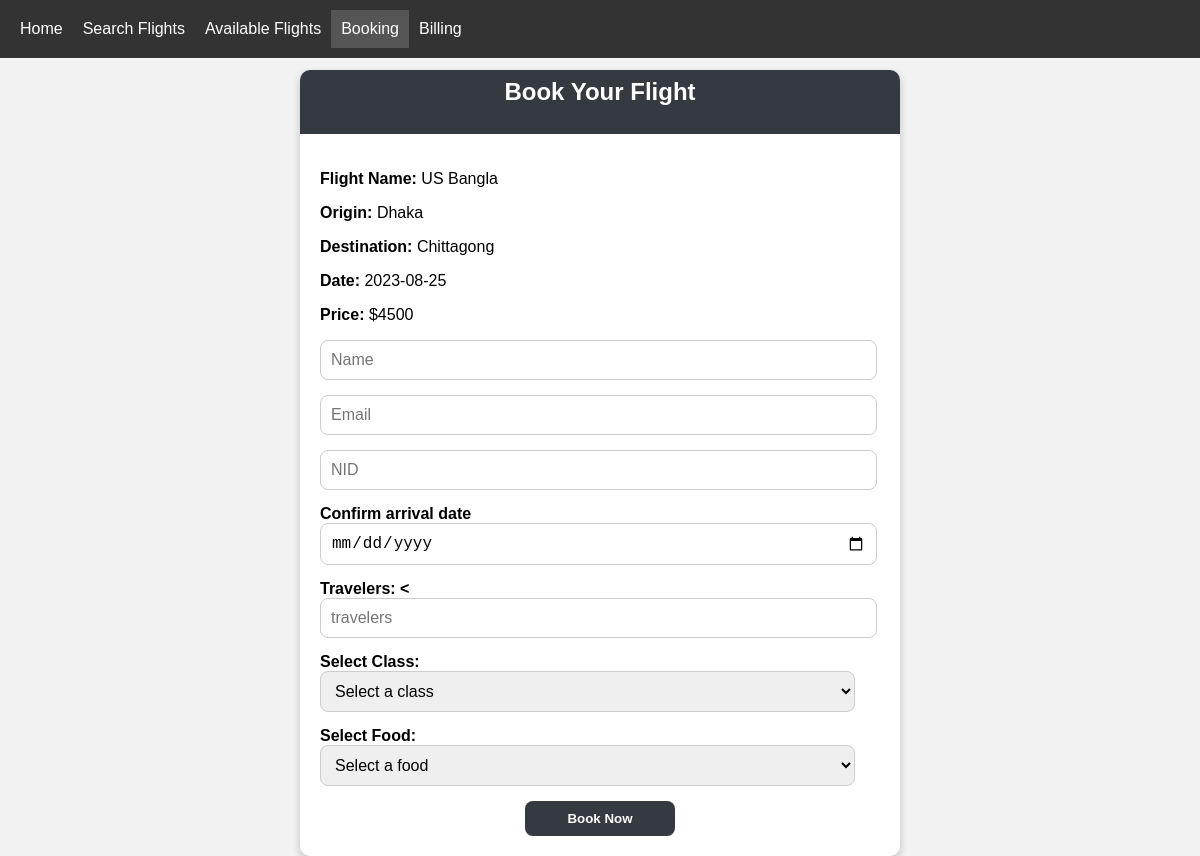
/book_flight.php?flight_id=UB1, run on the app's committed database.
### tables this page shows
CREATE TABLE `flights_origin_destination` (
  `origin` varchar(100) NOT NULL,
  `destination` varchar(100) NOT NULL,
  `date` varchar(100) NOT NULL,
  `flight_name` varchar(100) NOT NULL,
  `flight_id` varchar(50) NOT NULL,
  `price` int(11) NOT NULL
);

### book_flight.php (the view, shortened to what this page needs)
<?php
include 'topbar_passenger.php';
?>
<!DOCTYPE html>
<html lang="en">
<head>
</head>
<body>
    <div class="container">
        <div class="row justify-content-center">
            <div class="col-md-6">
                <div class="card">
                    <div class="card-header">
                        <h2 class="display-6">Book Your Flight</h2>
                    </div>
                    <div class="card-body">
                        <?php
                            if(isset($_GET['flight_id'])) {
                                $flight_id = $_GET['flight_id'];
                                require_once('search_flight_con.php');
                                $stmt = mysqli_prepare($con, "SELECT * FROM flights_origin_destination WHERE flight_id = ?");
                                mysqli_stmt_bind_param($stmt, "s", $flight_id);
                                mysqli_stmt_execute($stmt);
                                $result = mysqli_stmt_get_result($stmt);
                                if (mysqli_num_rows($result) > 0) {
                                    $row = mysqli_fetch_assoc($result);
                                    echo "<p><strong>Flight Name:</strong> " . htmlspecialchars($row['flight_name']) . "</p>";
                                    echo "<p><strong>Origin:</strong> " . htmlspecialchars($row['origin']) . "</p>";
                                    echo "<p><strong>Destination:</strong> " . htmlspecialchars($row['destination']) . "</p>";
                                    echo "<p><strong>Date:</strong> " . htmlspecialchars($row['date']) . "</p>";
                                    echo "<p><strong>Price:</strong> $" . htmlspecialchars($row['price']) . "</p>";
                                    echo '<form method="post" action="submit_booking.php">';
                                    echo '<div class="form-group"><input type="text" class="form-control" name="name" placeholder="Name" required></div>';
                                    echo '<div class="form-group"><input type="email" class="form-control" name="email" placeholder="Email" required></div>';
                                    echo '<div class="form-group"><input type="text" class="form-control" name="NID" placeholder="NID" required></div>';
                                    echo '<div class="form-group"><label><strong>Confirm arrival date</strong></label><input type="date" class="form-control" name="arrival_date" placeholder="arrival_date"></div>';
                                    echo '<div class="form-group"><label><strong>Travelers: </label><<input type="number" class="form-control" name="travelers" placeholder="travelers" ></div>';
                                    echo '<div class="form-group">
                                            <label for="class_selection"><strong>Select Class:</strong></label>
                                            <select class="form-control" name="class" id="class" required>
                                                <option value="" disabled selected>Select a class</option>
                                                <option value="Economy">Economy Class</option>
                                                <option value="Business">Business Class</option>
                                            </select>
                                        </div>
                                        ';
                                    echo '<div class="form-group">
                                            <label for="food_name"><strong>Select Food:</strong></label>
                                            <select class="form-control" name="food_name" id="food_name" >
                                                <option value="" disabled selected>Select a food</option>
                                                <option value="vegetarian">Vegetarian</option>
                                                <option value="non vegetarian">Non-Vegetarian</option>
                                                <option value="none">None</option>
                                            </select>
                                        </div>
                                        ';
                                    echo '<button type="submit" class="btn btn-primary btn-block">Book Now</button>';
                                    echo '</form>';
                                } else {
                                    echo "<p>Flight details not found.</p>";
                                }
                            } else {
                                echo "<p>No flight selected.</p>";
                            }
                        ?>
                    </div>
                </div>
            </div>
        </div>
    </div>
</body>
</html>

### topbar_passenger.php (style rules this page uses)
body { margin: 0; padding: 0; font-family: Arial, sans-serif; background-color: #f0f0f0; }

### book_flight.php (style rules this page uses)
body { background-color: #f2f2f2; font-family: Arial, sans-serif; margin: 0; padding: 0; }
.container { margin-top: 70px; width: 80%; max-width: 600px; margin-left: auto; margin-right: auto; }
.card { border: none; box-shadow: 0 4px 8px 0 rgba(0,0,0,0.2); background-color: white; border-radius: 10px; }
.card-header { background-color: #343a40; color: white; text-align: center; padding: 8px; border-top-left-radius: 10px; border-top-right-radius: 10px; }
.card-body { padding: 20px; }
.form-group { margin-bottom: 15px; }
.form-control { padding: 10px; font-size: 16px; border-radius: 8px; border: 1px solid #ccc; width: 100%; max-width: 535px; }
.btn-primary { background-color: #343a40; border: none; padding: 10px 20px; color: white; font-weight: bold; cursor: pointer; transition: background-color 0.3s ease-in-out; width: 100%; max-width: 150px; margin: 0 auto; display: block; border-radius: 8px; }
h2.display-6 { margin-top: 0; }

### data on the page
flights_origin_destination: flight_name "US Bangla", origin "Dhaka", destination "Chittagong", date "2023-08-25", price "4500"
